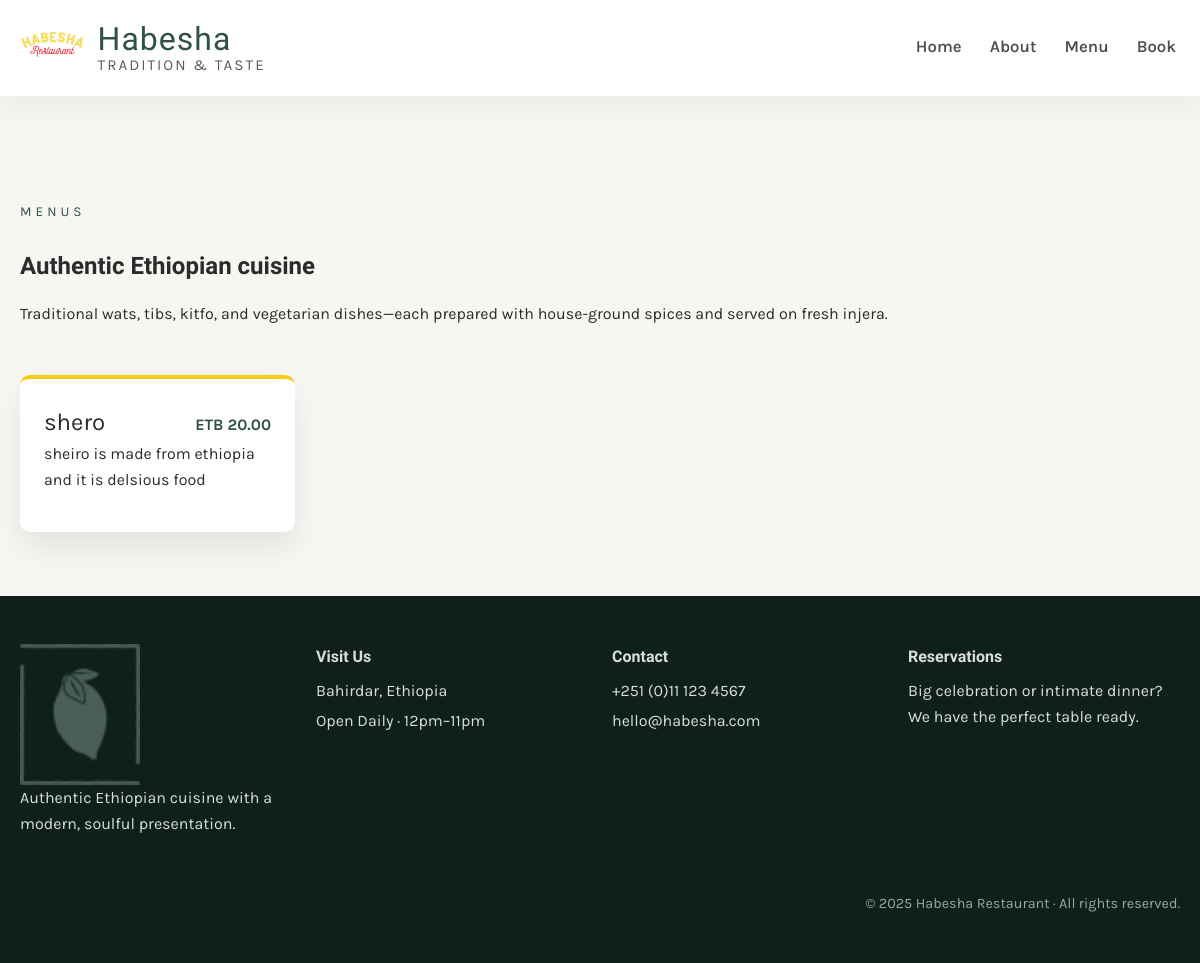
/menu/, run on an earlier commit of the app's database.
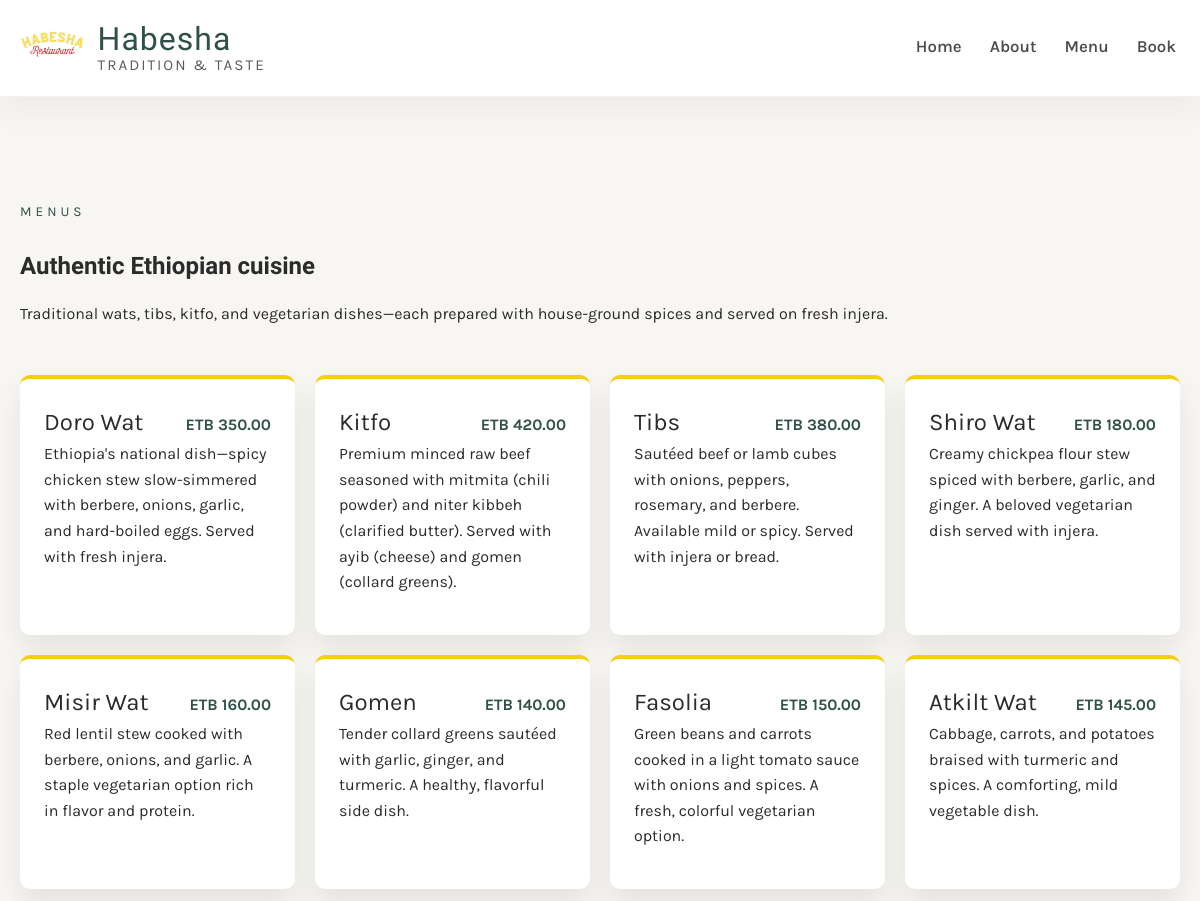
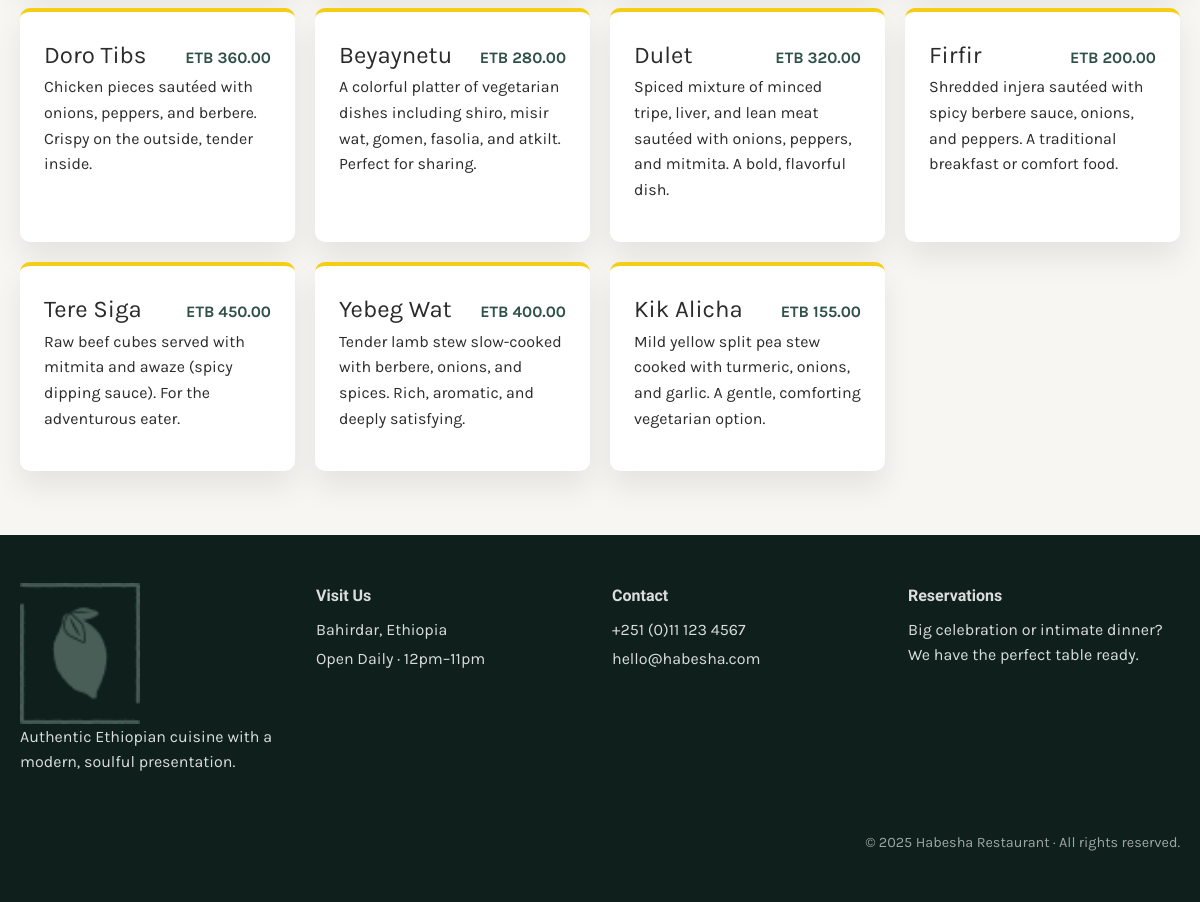
And on a later commit of the database (2 pictures, top to bottom).
### restaurant/models.py (models this page shows, shortened)
class Menu(models.Model):
   name=models.CharField(max_length=200)
   Price=models.IntegerField()
   description=models.CharField(max_length=1000,default="")

### restaurant/views.py (the view)
# urls.py: path('menu/', views.menu, name="menu"),
def menu(request):
    context={'menu_items':Menu.objects.all()}
    return render(request, 'menu.html', context)

### restaurant/templates/menu.html
{% extends 'base.html' %}
{% block content %}
<section class="section">
  <div class="section__intro">
    <p class="section__eyebrow">Menus</p>
    <h1>Authentic Ethiopian cuisine</h1>
    <p>Traditional wats, tibs, kitfo, and vegetarian dishes—each prepared with house-ground spices and served on fresh injera.</p>
  </div>
  <div class="menu-list">
    {% for item in menu_items %}
      <article class="menu-card">
        <div class="menu-card__title">
          <a href="{% url 'menu_item' pk=item.pk %}">{{ item.name }}</a>
          <span class="menu-card__price">ETB {{ item.Price|floatformat:2 }}</span>
        </div>
        <p>{{ item.description|default:"Traditional Ethiopian dish prepared with authentic spices and fresh ingredients." }}</p>
      </article>
    {% empty %}
      <p>The menu is being refreshed. Please check back shortly.</p>
    {% endfor %}
  </div>
</section>
{% endblock %}

### restaurant/templates/base.html (shortened to what this page needs)
{% load static %}
<!DOCTYPE html>
<html lang="en">
<head>
  <link rel="preload" as="style" href="{% static 'css/style.css' %}" onload="this.rel='stylesheet'" />
</head>
<body>
  <div class="page-shell">
    {% include 'partials/_header.html' %}
    <main>{% block content %}{% endblock %}</main>
    {% include 'partials/_footer.html' %}
  </div>
</body>
</html>

### restaurant/templates/partials/_header.html (shortened to what this page needs)
{% load static %}
<header class="site-header">
  <div class="site-header__inner">
    <a class="brand" href="{% url 'home' %}">
      <img src="{% static 'img/logo2.png' %}" alt="Habesha Restaurant logo" />
      <span class="brand-copy">
        <span class="brand-copy__title">Habesha</span>
        <span class="brand-copy__subtitle">Tradition & Taste</span>
      </span>
    </a>
    <nav class="navbar" id="site-nav">
      <ul class="nav-list">
        <li><a class="nav-link" href="{% url 'home' %}">Home</a></li>
        <li><a class="nav-link" href="{% url 'about' %}">About</a></li>
        <li><a class="nav-link" href="{% url 'menu' %}">Menu</a></li>
        <li><a class="nav-link" href="{% url 'book' %}">Book</a></li>
      </ul>
    </nav>
  </div>
</header>

### restaurant/templates/partials/_footer.html
{% load static %}
<footer class="site-footer">
  <div class="site-footer__inner">
    <div class="site-footer__brand">
      <img src="{% static 'img/logo_footer.png' %}" alt="Habesha Restaurant footer logo">
      <p>Authentic Ethiopian cuisine with a modern, soulful presentation.</p>
    </div>
    <div>
      <h4>Visit Us</h4>
      <ul class="footer-list">
        <li>Bahirdar, Ethiopia</li>
        <li>Open Daily · 12pm–11pm</li>
      </ul>
    </div>
    <div>
      <h4>Contact</h4>
      <ul class="footer-list">
        <li>+251 (0)11 123 4567</li>
        <li>hello@habesha.com</li>
      </ul>
    </div>
    <div>
      <h4>Reservations</h4>
      <p>Big celebration or intimate dinner? We have the perfect table ready.</p>
    </div>
    <p class="site-footer__copy">
      © <script>document.write(new Date().getFullYear());</script> Habesha Restaurant · All rights reserved.
    </p>
  </div>
</footer>

### restaurant/static/css/style.css (style rules this page uses)
:root { --clr-primary: #2f5149; --clr-primary-dark: #213932; --clr-secondary: #f4ce14; --clr-accent: #ee9972; --clr-neutral: #f7f6f2; --clr-text: #2b2b2b; --radius-lg: 28px; --radius-md: 18px; --radius-sm: 10px; --shadow-soft: 0 20px 40px rgba(47, 81, 73, 0.15); --shadow-card: 0 16px 30px rgba(0, 0, 0, 0.08); }
*, *::before, *::after { box-sizing: border-box; }
body { margin: 0; min-height: 100vh; font-family: 'Karla', 'Segoe UI', sans-serif; background: var(--clr-neutral); color: var(--clr-text); line-height: 1.6; }
h1, h2, h3, h4, h5, h6 { font-family: 'Markazi Text', serif; margin: 0 0 0.5rem; }
p { margin: 0 0 1rem; }
a { color: inherit; text-decoration: none; }
img { max-width: 100%; display: block; }
.page-shell { min-height: 100vh; display: flex; flex-direction: column; }
main { flex: 1; width: min(1200px, 100% - 2.5rem); margin: 0 auto; padding: 3rem 0 4rem; }
.site-header { background: #ffffff; border-bottom: 1px solid rgba(0, 0, 0, 0.05); position: sticky; top: 0; z-index: 10; backdrop-filter: blur(8px); box-shadow: 0 12px 30px rgba(0, 0, 0, 0.05); }
.site-header__inner { width: min(1200px, 100% - 2.5rem); margin: 0 auto; display: flex; align-items: center; justify-content: space-between; gap: 1.5rem; padding: 1rem 0; }
.brand { display: flex; align-items: center; gap: 0.85rem; }
.brand img { width: 64px; height: 64px; object-fit: contain; }
.brand-copy span { display: block; line-height: 1.1; }
.brand-copy__title { font-family: 'Markazi Text', serif; font-size: 2rem; color: var(--clr-primary); letter-spacing: 1px; }
.brand-copy__subtitle { font-size: 0.95rem; color: rgba(0, 0, 0, 0.65); text-transform: uppercase; letter-spacing: 2px; }
.navbar { display: flex; align-items: center; justify-content: flex-end; }
.nav-list { list-style: none; display: flex; align-items: center; gap: 1.25rem; margin: 0; padding: 0; font-size: 1.05rem; }
.nav-link { padding: 0.45rem 0.25rem; color: rgba(0, 0, 0, 0.7); font-weight: 600; position: relative; transition: color 0.2s ease; }
.nav-link::after { content: ""; position: absolute; left: 0; right: 0; bottom: -6px; height: 3px; background: var(--clr-secondary); transform: scaleX(0); transform-origin: left; transition: transform 0.2s ease; }
.section { margin-top: 3.5rem; }
.section__intro { display: flex; flex-direction: column; gap: 0.5rem; margin-bottom: 2rem; }
.section__eyebrow { font-size: 0.85rem; text-transform: uppercase; letter-spacing: 4px; color: var(--clr-primary); }
.menu-list { display: grid; grid-template-columns: repeat(auto-fill, minmax(240px, 1fr)); gap: 1.25rem; }
.menu-card { background: #fff; border-radius: var(--radius-sm); padding: 1.5rem; box-shadow: var(--shadow-card); border-top: 4px solid var(--clr-secondary); }
.menu-card__title { font-size: 1.5rem; display: flex; align-items: baseline; justify-content: space-between; }
.menu-card__price { font-size: 1rem; color: var(--clr-primary); font-weight: bold; }
.site-footer { background: #0f201c; color: rgba(255, 255, 255, 0.85); padding: 3rem 0 2rem; margin-top: auto; }
.site-footer__inner { width: min(1200px, 100% - 2.5rem); margin: 0 auto; display: grid; grid-template-columns: repeat(auto-fit, minmax(220px, 1fr)); gap: 1.5rem; }
.site-footer__brand img { width: 120px; }
.site-footer__copy { grid-column: 1 / -1; text-align: right; font-size: 0.9rem; margin-top: 1rem; color: rgba(255, 255, 255, 0.6); }
.footer-list { list-style: none; margin: 0; padding: 0; }
.footer-list li { margin-bottom: 0.25rem; }

What changed in the data, as far as the page shows it:
removed Menu: name "shero", Price "20.00", description "sheiro is made from ethiopia and it is delsious food"
added Menu: name "Doro Wat", Price "350.00", description "Ethiopia's national dish—spicy chicken stew slow-simmered with berbere, onions, garlic, and hard-boiled eggs. Served with fresh injera."
added Menu: name "Kitfo", Price "420.00", description "Premium minced raw beef seasoned with mitmita (chili powder) and niter kibbeh (clarified butter). Served with ayib (cheese) and gomen (collard greens)."
added Menu: name "Tibs", Price "380.00", description "Sautéed beef or lamb cubes with onions, peppers, rosemary, and berbere. Available mild or spicy. Served with injera or bread."
added Menu: name "Shiro Wat", Price "180.00", description "Creamy chickpea flour stew spiced with berbere, garlic, and ginger. A beloved vegetarian dish served with injera."
added Menu: name "Misir Wat", Price "160.00", description "Red lentil stew cooked with berbere, onions, and garlic. A staple vegetarian option rich in flavor and protein."
added Menu: name "Gomen", Price "140.00", description "Tender collard greens sautéed with garlic, ginger, and turmeric. A healthy, flavorful side dish."
added Menu: name "Fasolia", Price "150.00", description "Green beans and carrots cooked in a light tomato sauce with onions and spices. A fresh, colorful vegetarian option."
added Menu: name "Atkilt Wat", Price "145.00", description "Cabbage, carrots, and potatoes braised with turmeric and spices. A comforting, mild vegetable dish."
added Menu: name "Doro Tibs", Price "360.00", description "Chicken pieces sautéed with onions, peppers, and berbere. Crispy on the outside, tender inside."
added Menu: name "Beyaynetu", Price "280.00", description "A colorful platter of vegetarian dishes including shiro, misir wat, gomen, fasolia, and atkilt. Perfect for sharing."
added Menu: name "Dulet", Price "320.00", description "Spiced mixture of minced tripe, liver, and lean meat sautéed with onions, peppers, and mitmita. A bold, flavorful dish."
added Menu: name "Firfir", Price "200.00", description "Shredded injera sautéed with spicy berbere sauce, onions, and peppers. A traditional breakfast or comfort food."
added Menu: name "Tere Siga", Price "450.00", description "Raw beef cubes served with mitmita and awaze (spicy dipping sauce). For the adventurous eater."
added Menu: name "Yebeg Wat", Price "400.00", description "Tender lamb stew slow-cooked with berbere, onions, and spices. Rich, aromatic, and deeply satisfying."
added Menu: name "Kik Alicha", Price "155.00", description "Mild yellow split pea stew cooked with turmeric, onions, and garlic. A gentle, comforting vegetarian option."
